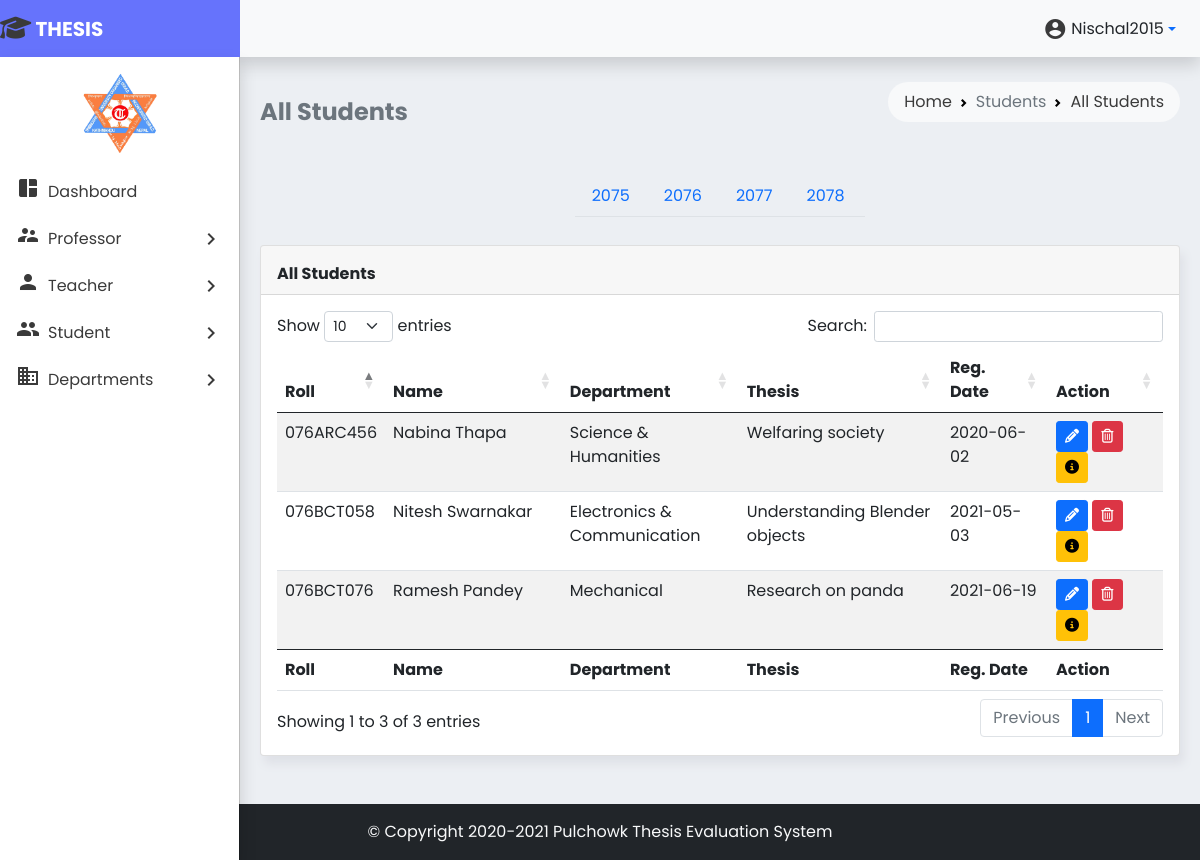
/allstudents.php?year=2076 (signed in), run on an earlier commit of the app's database.
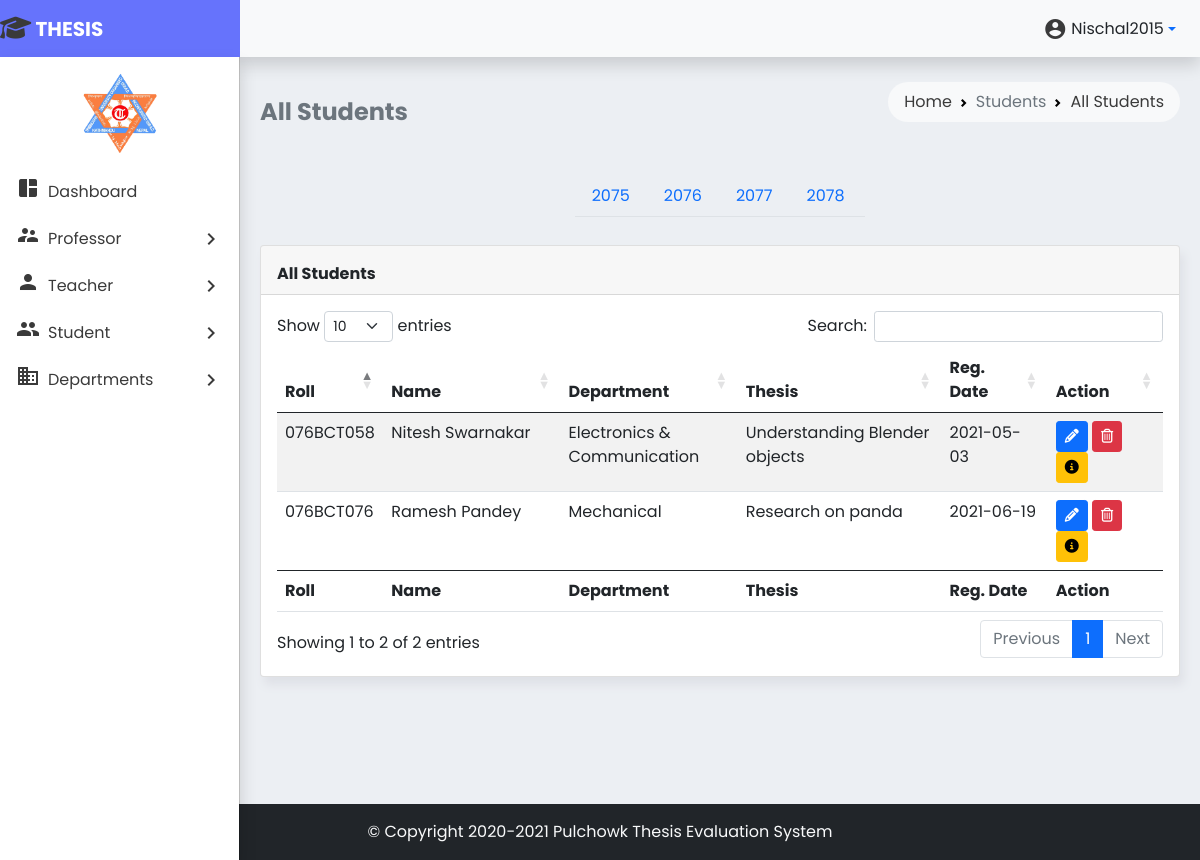
And on a later commit of the database.
### tables this page shows
CREATE TABLE `students` (
  `student_id` int(10) NOT NULL,
  `student_fname` text NOT NULL,
  `student_lname` text NOT NULL,
  `student_roll` varchar(12) NOT NULL,
  `student_gender` text NOT NULL,
  `student_regdate` date NOT NULL,
  `student_year` int(4) NOT NULL,
  `student_dep` varchar(30) NOT NULL,
  `student_thesis` varchar(255) NOT NULL
);

### allstudents.php (the view, shortened to what the changed rows need)
<!doctype html>
<html lang="en">
<head>
    <link href="https://cdn.jsdelivr.net/npm/bootstrap@5.0.2/dist/css/bootstrap.min.css" rel="stylesheet"
>
    <link rel="stylesheet" href="https://cdn.datatables.net/1.10.25/css/dataTables.bootstrap5.min.css">
    <link rel="stylesheet" href="styles/style.css">
</head>
<body>
    <?php include 'partials/_dbconnect.php'; ?>
    <main class="p-2 mt-1" style="min-height: 800px">
        <div class="container-fluid">
            <div class="row">
                <div class="col-md-12">
                    <div class="card mb-4 mt-1">
                        <div class="card-body">
                            <div class="table-responsive">
                                <table id="student-list" class="table table-striped table-hover" style="width:100%">
                                    <colgroup>
                                        <col span="1" style="width: 12%;">
                                        <col span="1" style="width: 20%;">
                                        <col span="1" style="width: 20%;">
                                        <col span="1" style="width: 23%;">
                                        <col span="1" style="width: 12%;">
                                        <col span="1" style="width: 13%;">
                                    </colgroup>
                                    <thead>
                                        <tr>
                                            <th>Roll</th>
                                            <th>Name</th>
                                            <th>Department</th>
                                            <th>Thesis</th>
                                            <th>Reg. Date</th>
                                            <th>Action</th>
                                        </tr>
                                    </thead>
                                    <tbody>
                                        <?php
                                        if (isset($_GET['year'])) {
                                            $year = $_GET['year'];
                                            $sql = "SELECT * from `students` WHERE `student_year`='$year'";
                                        }
                                        else{
                                            $sql = "SELECT * FROM `students`";
                                        }
                                        $result = mysqli_query($conn, $sql);
                                        while($row = mysqli_fetch_assoc($result)) {
                                            echo '
                                            <tr>
                                                <td>'. $row['student_roll'] .'</td>
                                                <td>'. $row['student_fname'] . ' ' . $row['student_lname'] . '</td>
                                                <td>'. $row['student_dep'] .'</td>
                                                <td>'. $row['student_thesis'] .'</td>
                                                <td>'. $row['student_regdate']. '</td>
                                                <td>
                                                    <button type="button" class="edit btn btn-primary btn-sm" id=e'. $row['student_id'] .'  data-bs-placement="bottom" title="Edit" data-bs-toggle="modal" data-bs-target="#studentEditModal">
                                                    <i class="fa fa-pencil"></i>
                                                    </button>
                                                    <button type="button" class="delete btn btn-danger btn-sm" id=d'. $row['student_id'] .' data-bs-toggle="tooltip" data-bs-placement="bottom" title="Delete"><i class="fa fa-trash-o"></i>
                                                    </button>
                                                    <a role="button" href="studentdetails.php?id='. $row['student_id'] .'" class="information btn btn-warning btn-sm" id='. $row['student_id'] .' title="Details">
                                                    <i class="fa fa-info-circle"></i>
                                                    </button>
                                                </td>
                                            </tr>';
                                        }
                                        ?>
                                    </tbody>
                                    <tfoot>
                                        <tr>
                                            <th>Roll</th>
                                            <th>Name</th>
                                            <th>Department</th>
                                            <th>Thesis</th>
                                            <th>Reg. Date</th>
                                            <th>Action</th>
                                        </tr>
                                    </tfoot>
                                </table>
                            </div>
                        </div>
                    </div>
                </div>
            </div>
        </div>
    </main>
</body>
</html>

What changed in the data, as far as the page shows it:
removed students: student_roll "076ARC456", student_fname "Nabina", student_lname "Thapa", student_dep "Science & Humanities", student_thesis "Welfaring society", student_regdate "2020-06-02"
Also different on the page:
text written by a page script: "Show entries Search: Showing 1 to 3 of 3 entries Previous 1 Next" → "Show entries Search: Showing 1 to 2 of 2 entries Previous 1 Next"
